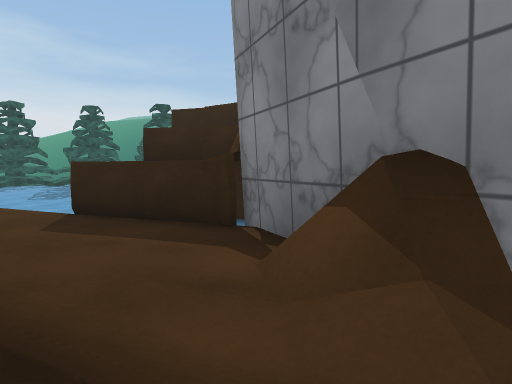
View 1 (above)

16 first-person views from a walk through a 3-D level made in the Unity game engine. The camera is 1.4 m above the floor, tilts 4° down and sees 75° across. The floor is counted in squares, 2 m on a side. Each view is taken from the middle of a square. On the plan, view 1 faces up. The plan holds only what a view shows up to about 10 squares ahead; the rest is blank. The place goes on beyond the plan. The player is left out. Some animated figures are left out. Some surface patterns are stand-ins.

View 2
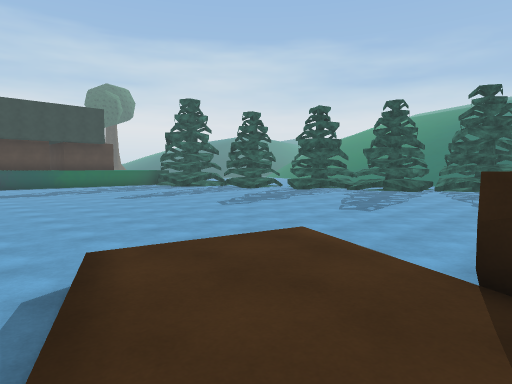

View 3
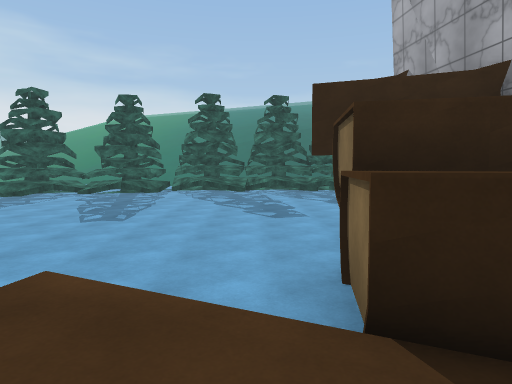

View 4
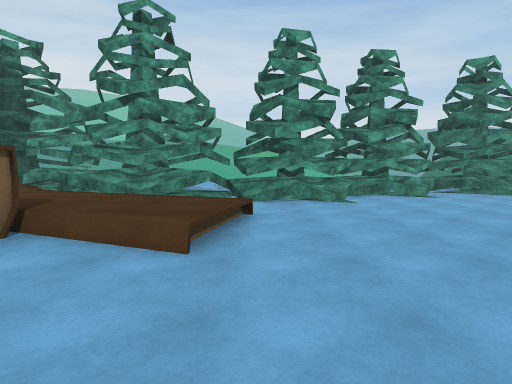

View 5
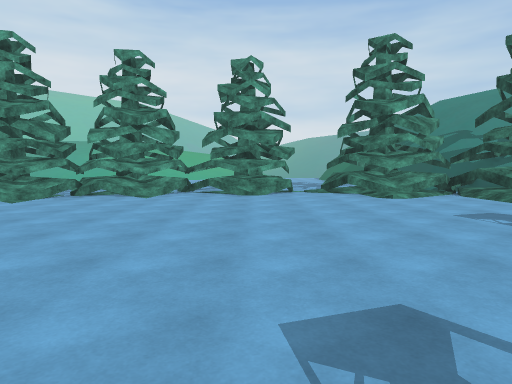

View 6
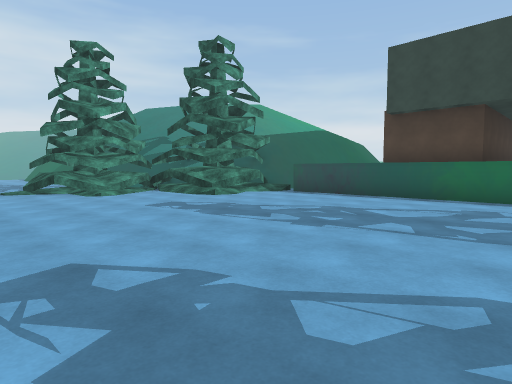

View 7
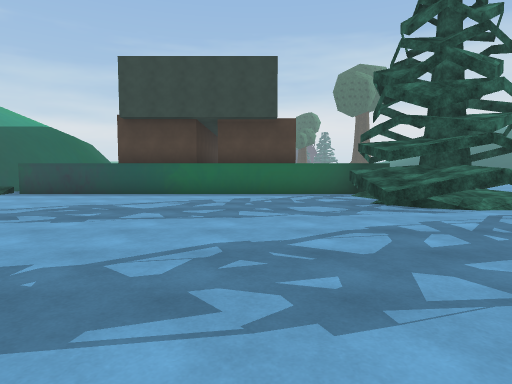

View 8
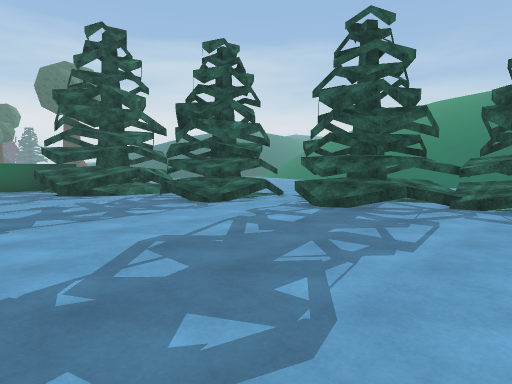

View 9
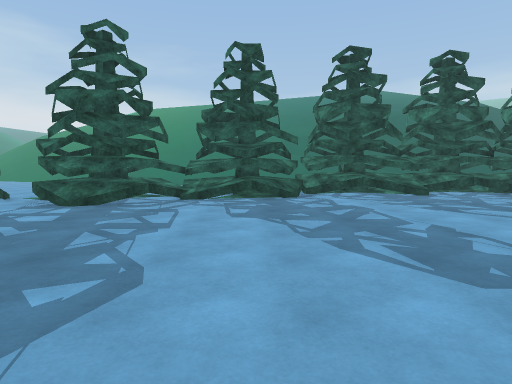

View 10
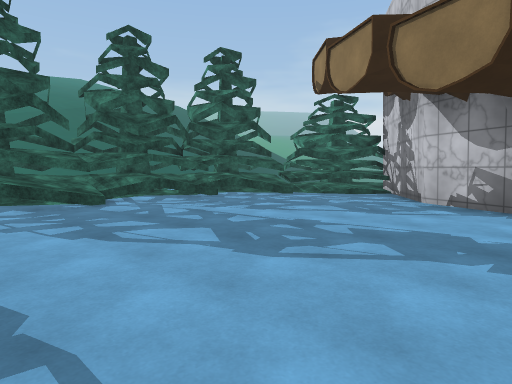

View 11
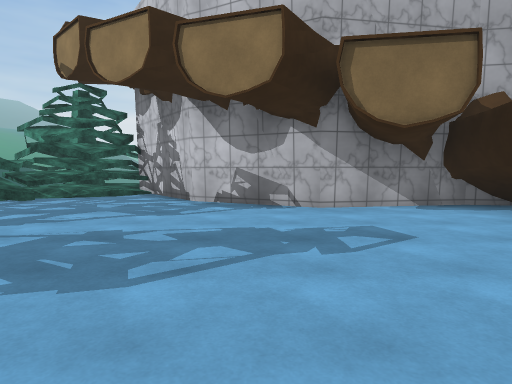

View 12
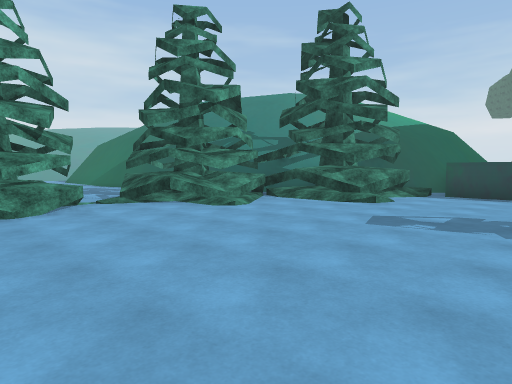

View 13
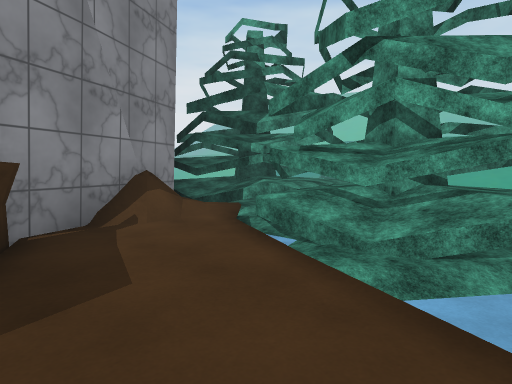

View 14
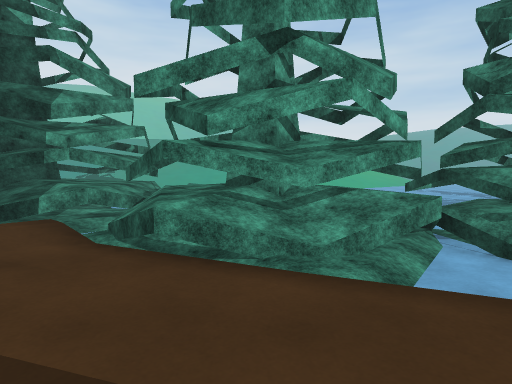

View 15
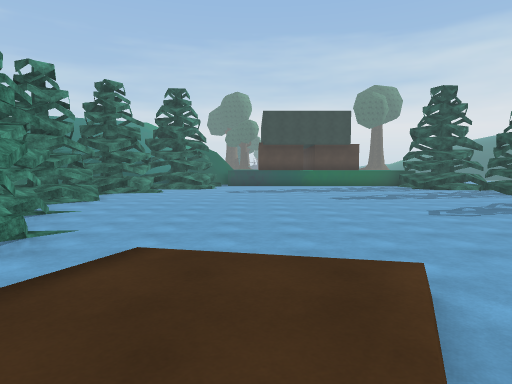

View 16
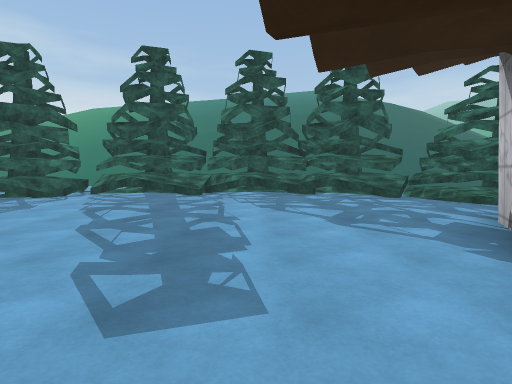

### Floor plan
Key: @ floor where view 1 was taken; # wall or solid block; x gap in a wall; . floor; / step, stairs or slope; = window, fence, low wall or low ledge; ^ raised ledge; v drop or lower ground; O other object.
Columns run from 22 left of view 1 to 4 right of it. Each row starts with its distance up from view 1.
 20                   //
 19                   ##^^
 18             .###^^^#^^^^=
 17        .. #######=^.^#=###
 16        #..#####.........##
 15    #   ##.##=............/
 14    ^^####................/#
 13    ^^^..................###
 12   ^^x=.................##
 11  ^.....................#
 10  ^....................##
  9  ^....................##
  8  ^.....................#
  7  ^..................OOO#
  6  ^..................OO##
  5  ^..................OOO
  4  ^...................O#
  3  ^....................##
  2 =......................#
  1 v#=^^...........#...#^.##
  0    #^.........####x#^#@=##
 -1    #^=^^..##.###^#^^^#.^##
 -2    vv^^#.#######=. x  #^#
 -3        ^.###          ^^
 -4       ^..             .^
 -5        ..

Positions as (right, up) in squares from view 1, and headings:
1: (0, 0), facing up
2: (-2, 2), facing up-left
3: (-3, 3), facing up
4: (-5, 8), facing down
5: (-12, 8), facing down
6: (-12, 9), facing down-left
7: (-11, 9), facing left
8: (-8, 9), facing up-left
9: (-8, 8), facing up
10: (-6, 10), facing up-right
11: (-6, 11), facing right
12: (-11, 5), facing down-left
13: (-4, 4), facing down-right
14: (-2, 4), facing down
15: (-2, 4), facing left
16: (-2, 8), facing up
